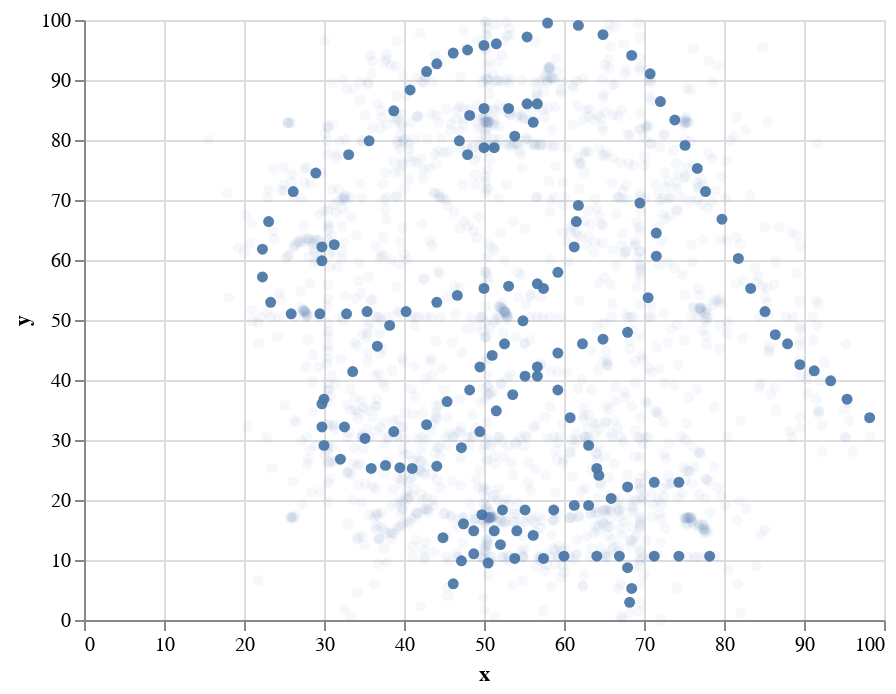

Notebook code cell kept with this figure:
### Code cell
import altair as alt

selectDropdown = alt.selection_single(
    name='Select',
    fields=['dataset'],
    init={'dataset': dataset_names[0]},
    bind=alt.binding_select(options=dataset_names)
)

alt.Chart(df).mark_circle().add_selection(
    selectDropdown
).encode(
    x='x',
    y='y',
    tooltip=['x:N','y:N'],
    opacity=alt.condition(selectDropdown, alt.value(0.95), alt.value(0.05))
)

### Figure 1 — Vega-Lite specification as saved in the notebook (floating-point values rounded to 4 significant figures; data arrays with more than 128 entries replaced by an {"elided": "..."} marker saying what was removed)
{"config": {"view": {"continuousWidth": 400, "continuousHeight": 300}}, "data": {"name": "data-525eaa47413d8b78972b8b2e3334f770"}, "mark": "circle", "encoding": {"opacity": {"condition": {"value": 0.95, "selection": "Select"}, "value": 0.05}, "tooltip": [{"type": "nominal", "field": "x"}, {"type": "nominal", "field": "y"}], "x": {"type": "quantitative", "field": "x"}, "y": {"type": "quantitative", "field": "y"}}, "selection": {"Select": {"type": "single", "fields": ["dataset"], "init": {"dataset": "dino"}, "bind": {"input": "select", "options": ["dino", "away", "h_lines", "v_lines", "x_shape", "star", "high_lines", "dots", "circle", "bullseye", "slant_up", "slant_down", "wide_lines"]}}}, "$schema": "https://vega.github.io/schema/vega-lite/v4.0.2.json", "datasets": {"data-525eaa47413d8b78972b8b2e3334f770": {"elided": "1846 records"}}}
